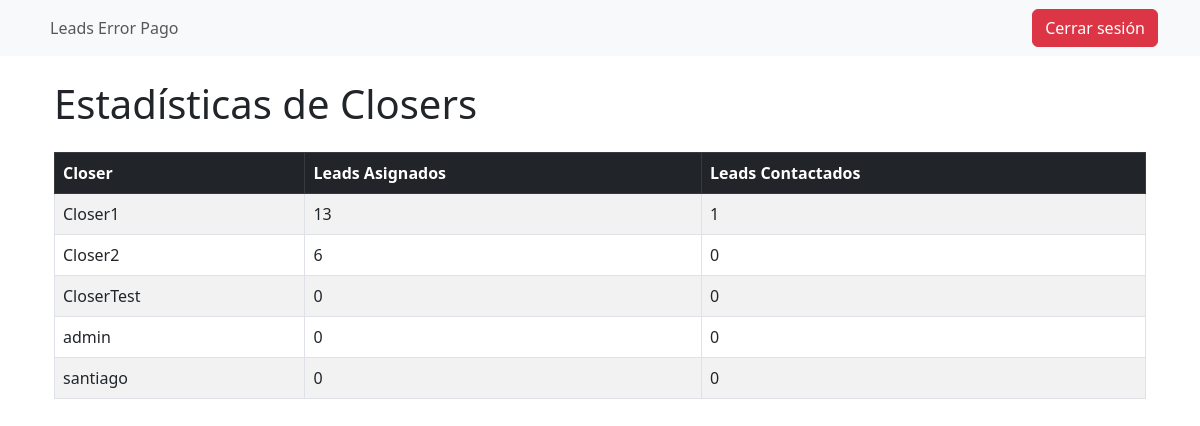
The page /leads/closer_stats/ (signed in) on the database as committed earlier.
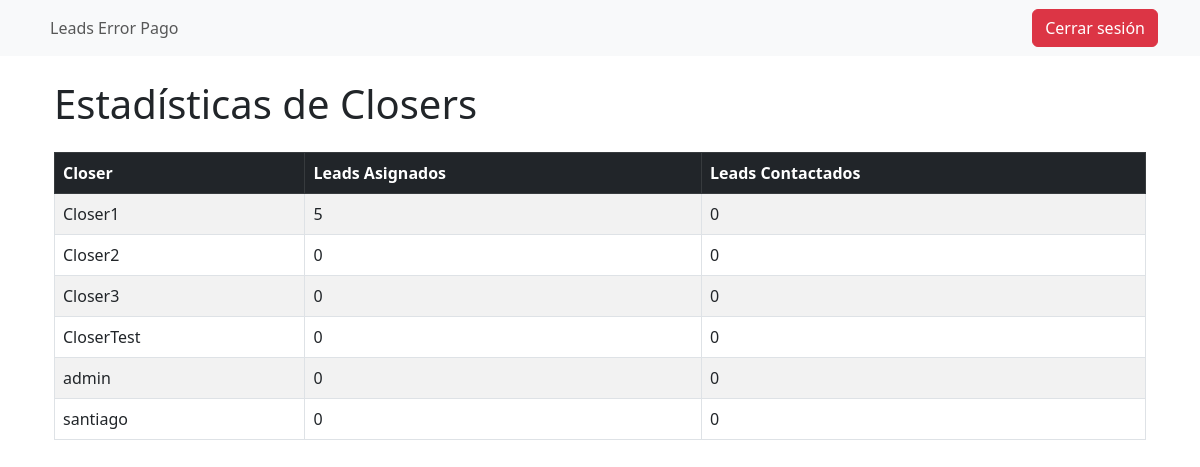
The same page on the database as committed later.
### closer/models.py (models this page shows, shortened)
class Closer(AbstractUser):
    name = models.CharField(max_length=100)
    phone = models.CharField(max_length=15)
    email = models.EmailField(null=True, blank=True)

### closer/views.py (the view)
# urls.py: path('closer_stats/', CloserStatsView.as_view(), name='closer_stats'),
class CloserStatsView(AdminRequiredMixin, View):
    template_name = 'closer_stats.html'
    login_url = '/login/'
    @method_decorator(csrf_exempt)
    def get(self, request, *args, **kwargs):
        closers = Closer.objects.annotate(
            total_leads=Count('lead'),
            contacted_leads=Count('lead', filter=Q(lead__contacted=True))
        )
        return render(request, self.template_name, {'closers': closers})

### closer/views.py (called while the page is built)
def closer_context(request):
    closer_name = None
    if request.user.is_authenticated and hasattr(request.user, 'closer'):
        closer_name = request.user.closer.name
    return {'closer_name': closer_name}

    def test_func(self):
        return self.request.user.is_authenticated and self.request.user.is_superuser

### closer/templates/closer_stats.html
{% extends 'base.html' %}
{% block content %}
<div class="container">
    <h1 class="my-4">Estadísticas de Closers</h1>
    <table class="table table-striped table-hover table-bordered">
        <thead class="table-dark">
            <tr>
                <th scope="col">Closer</th>
                <th scope="col">Leads Asignados</th>
                <th scope="col">Leads Contactados</th>
            </tr>
        </thead>
        <tbody>
            {% for closer in closers %}
            <tr>
                <td>{{ closer.username }}</td>
                <td>{{ closer.total_leads }}</td>
                <td>{{ closer.contacted_leads }}</td>
            </tr>
            {% endfor %}
        </tbody>
    </table>
</div>
{% endblock %}

### templates/base.html (shortened to what this page needs)
{% load static %}
<!doctype html>
<html lang="en">
  <head>
    <link href="https://cdn.jsdelivr.net/npm/bootstrap@5.3.0-alpha2/dist/css/bootstrap.min.css" rel="stylesheet">
    <link rel="stylesheet" href="https://cdnjs.cloudflare.com/ajax/libs/font-awesome/6.1.0/css/all.min.css">
  </head>
  <body>
    {% if not hide_navbar %}
    <nav class="navbar navbar-expand-lg navbar-light bg-light">
      <div class="container">
        <div class="collapse navbar-collapse" id="navbarNav">
          <ul class="navbar-nav">
            <li class="nav-item">
              <a class="nav-link" href="{% url 'leads_table' %}">Leads Error Pago</a>
            </li>
          </ul>
          <ul class="navbar-nav ms-auto">
            <li class="nav-item">
              <a class="btn btn-danger" href="{% url 'logout' %}">Cerrar sesión</a>
            </li>
          </ul>
        </div>
      </div>
    </nav>
    {% endif %}
    <div class="container mt-4">
        {% block content %}
        {% endblock %}
    </div>
  </body>
  </body>
</html>

Rows that differ between the two databases and show on the page:
changed Closer "Closer1": total_leads "13" → "5"; contacted_leads "1" → "0"
computed for Closer "Closer2": total_leads "6" → "0"
added Closer: username "Closer3", total_leads "0", contacted_leads "0"
